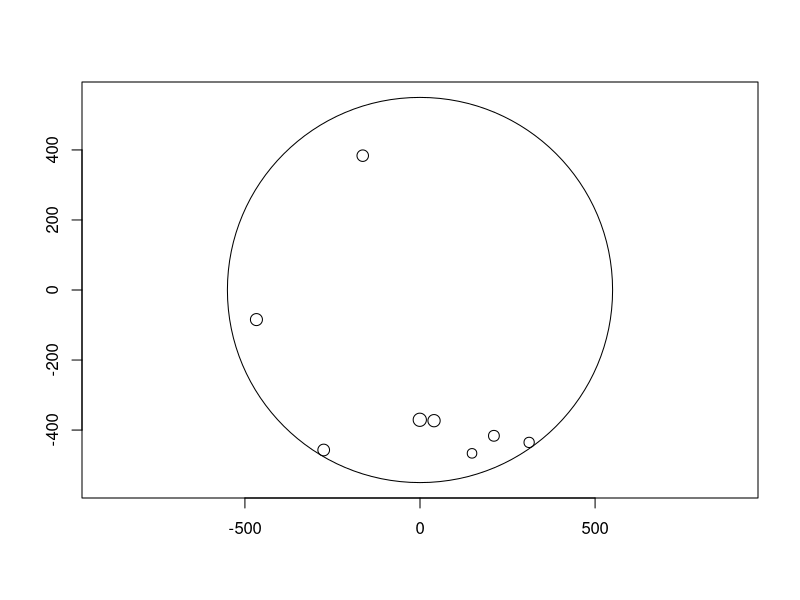
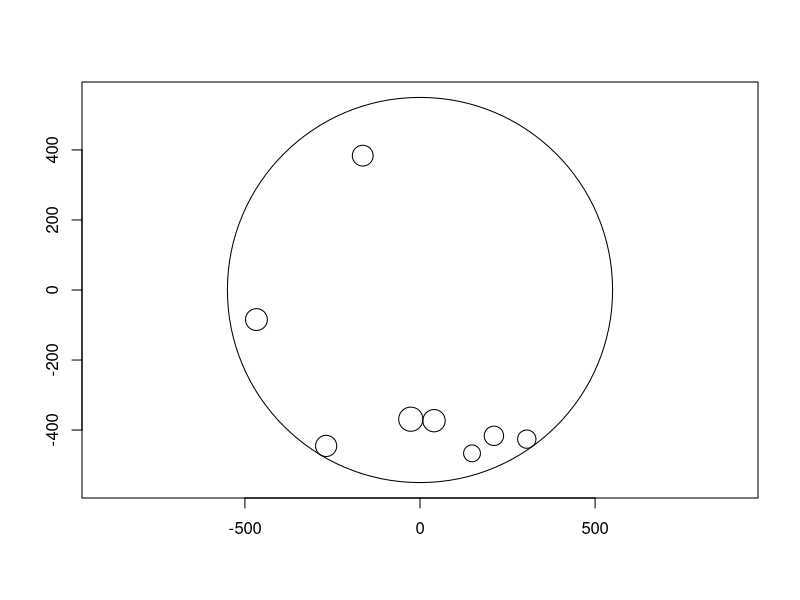
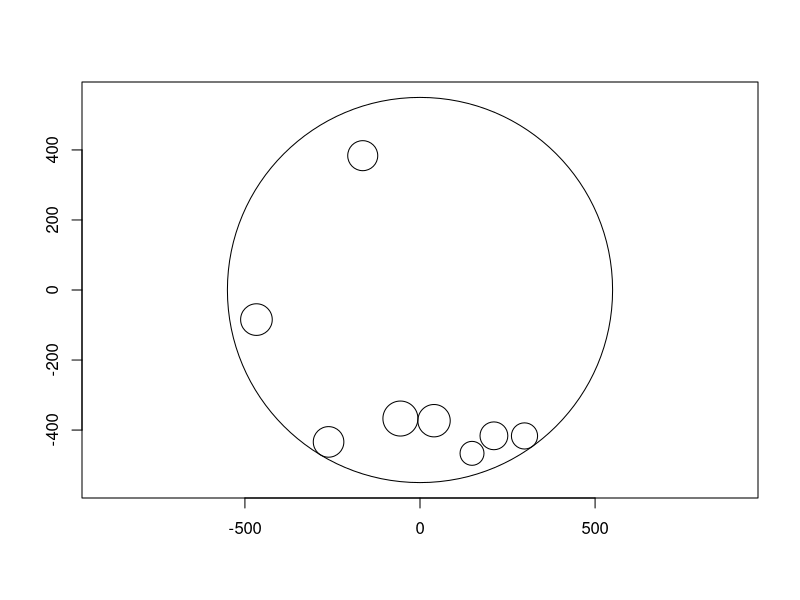
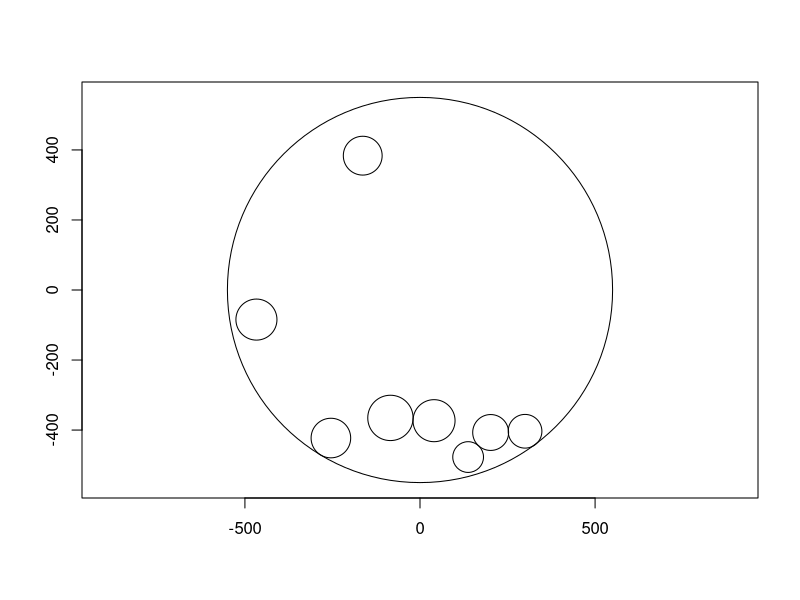
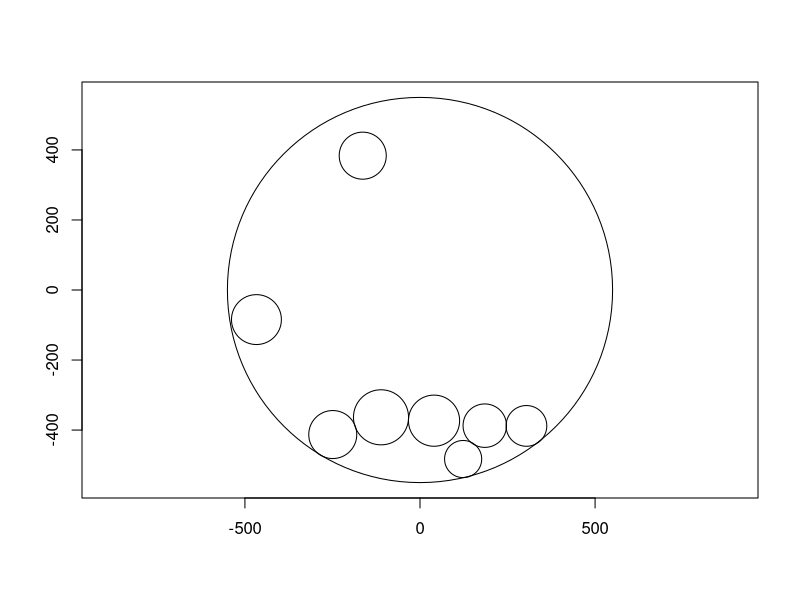
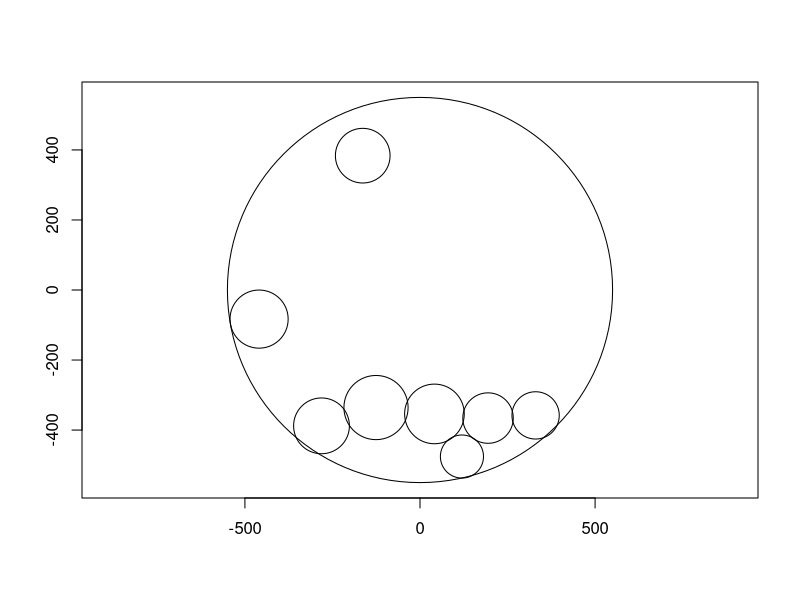
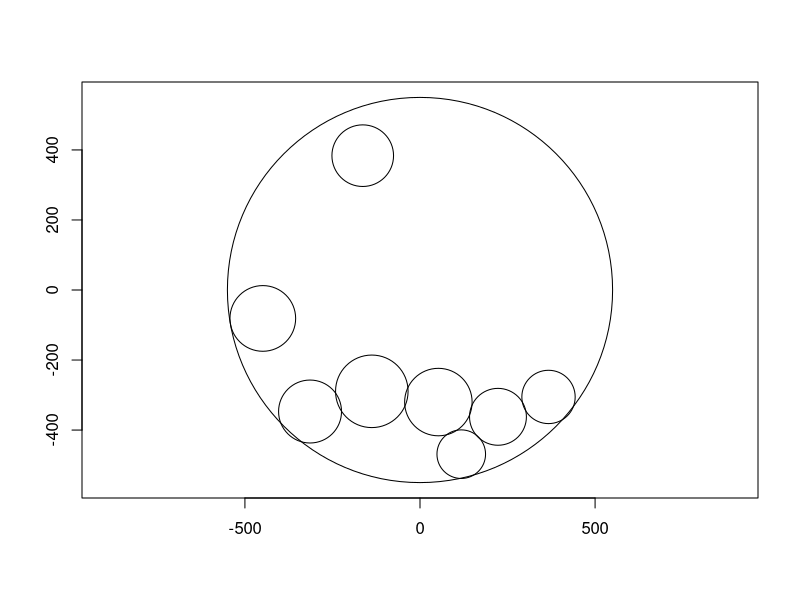
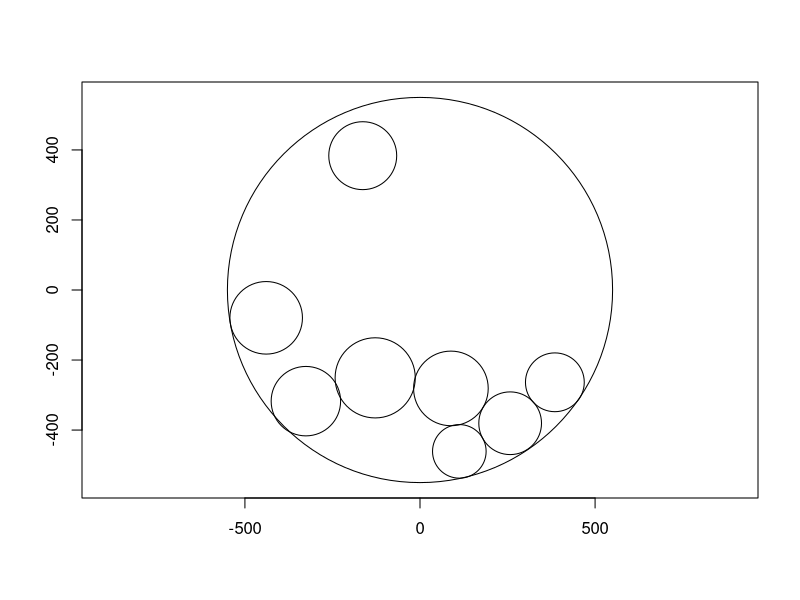

Reproduce these figures in R, in order. (Note: this script raises an error after producing the figures.)
# ============================================================================
# ORGANIC CIRCLE GROWTH SIMULATION
# ============================================================================
# Simulates the organic growth and spatial arrangement of circles within
# a boundary circle. Implements physics-based collision detection and
# growth inhibition to create realistic, balanced packing patterns.
# ============================================================================

library(writexl)    # write_xlsx() - Export circle data to Excel format
library(readxl)     # read_excel() - Read existing circle data from Excel files

# --- Constants ---
big_circle_radius <- 550      # Boundary circle radius
n_small_circles <- 8          # Number of circles to simulate
growth_factor <- 1            # Base growth factor (overridden in loop)
max_coverage <- 0.68          # Max fill % before growth stops
max_ratio <- 1.6              # Max size ratio (largest/smallest)

# --- Helper Functions ---

# Generate random seed points uniformly distributed within a circle
generate_random_points <- function(n, big_radius) {
  points <- matrix(0, ncol = 2, nrow = n)
  for (i in 1:n) {
    angle <- runif(1, 0, 2*pi)
    radius <- sqrt(runif(1, 0, big_radius^2))
    points[i,] <- c(radius*cos(angle), radius*sin(angle))
  }
  return(points)
}

# Check if two circles overlap
do_circles_overlap <- function(x1, y1, r1, x2, y2, r2) {
  return(sqrt((x1-x2)^2 + (y1-y2)^2) < (r1 + r2))
}

compute_force <- function(x, y, radii, idx, big_circle_radius) {
  force_x <- 0
  force_y <- 0

  # Forces from overlapping circles
  for (i in 1:length(radii)) {
    if (i != idx) {
      if (do_circles_overlap(x[idx], y[idx], radii[idx], x[i], y[i], radii[i])) {
        # Compute repulsion vector from circle i to circle idx
        dx <- x[idx] - x[i]
        dy <- y[idx] - y[i]
        mag <- sqrt(dx^2 + dy^2)
        dx <- dx / mag
        dy <- dy / mag

        # Calculate overlap magnitude
        overlap <- radii[idx] + radii[i] - mag

        force_x <- force_x + overlap * dx
        force_y <- force_y + overlap * dy
      }
    }
  }

  # Force from boundary circle constraint
  distance_to_center <- sqrt(x[idx]^2 + y[idx]^2)

  if ((distance_to_center + radii[idx]) > big_circle_radius) {
    overlap_with_big_circle <- (distance_to_center + radii[idx]) - big_circle_radius

    # Unit direction vector pointing toward center
    dx_center <- -x[idx] / distance_to_center
    dy_center <- -y[idx] / distance_to_center

    force_x <- force_x + overlap_with_big_circle * dx_center
    force_y <- force_y + overlap_with_big_circle * dy_center
  }

  return(c(force_x, force_y))
}

plot_circles <- function(x, y, radii, big_circle_radius) {
  # Create plot with equal aspect ratio
  plot(NA, xlim = c(-big_circle_radius, big_circle_radius),
       ylim = c(-big_circle_radius, big_circle_radius),
       xlab = "", ylab = "", asp = 1)

  # Draw the boundary circle
  symbols(0, 0, circles = big_circle_radius, add = TRUE, inches = FALSE)

  # Draw all small circles
  symbols(x, y, circles = radii, add = TRUE, inches = FALSE)
}

# Normalize vector to [0, 1] range
normalize <- function(x) {
  return ((x - min(x)) / (max(x) - min(x)))
}

# Normalize vector to [0, max(x)] range
normalize1 <- function(x) {
  return (x / max(x))
}

# Sigmoid function for growth capping
# Prevents largest circles from dominating
sigmoid <- function(x_all, x, c = max_ratio, k = 0.5) {
  r <- x / min(x_all)
  sigmoid_value <- 1 / (1 + exp(-k * (r - c)))
  return(sigmoid_value)
}

# Save circle configuration to Excel file
# Appends to existing file or creates new one
write_circles <- function(big_ID = 1,
                          n_small_circlesf = n_small_circles,
                          xf = x,
                          yf = y,
                          radiif = radii,
                          big_circle_radiusf = big_circle_radius) {
  df_circles <- data.frame(
    bigCircle_id = big_ID,
    CircleID = 1:n_small_circlesf,
    x = xf,
    y = yf,
    Radius = radiif,
    big_circle_radius = big_circle_radiusf
  )

  if (file.exists("circles.xlsx")) {
    circles_xls <- read_excel("circles.xlsx")
    big_ID <- circles_xls[nrow(circles_xls), 1] + 1
    df_circles <- data.frame(
      bigCircle_id = big_ID,
      CircleID = 1:n_small_circlesf,
      x = xf,
      y = yf,
      Radius = radiif,
      big_circle_radius = big_circle_radiusf
    )
    df_circles <- rbind(circles_xls, df_circles)
  }

  write_xlsx(df_circles, "circles.xlsx")
}


# --- Main Simulation Loop ---
seeds <- generate_random_points(n_small_circles, big_circle_radius)
x <- seeds[,1]
y <- seeds[,2]
radii <- rep(3, n_small_circles)  # Initialize all circles with radius 3

for (step in steps <- 1:300) {
  # --- Growth Phase ---
  inhibition <- 0
  g_value <- numeric()
  inhibition_all <- numeric()

  # Calculate inhibitory effect from all other circles on each circle
  for (i in 1:n_small_circles) {
    for (j in 1:n_small_circles) {
      if (i != j) {
        distance <- sqrt((x[i] - x[j])^2 + (y[i] - y[j])^2)
        # Inhibition: larger and closer circles exert stronger inhibition
        inhibition <- inhibition + (radii[j] / (distance + 1))
      }
    }
    inhibition_all[i] <- inhibition
  }

  normalized_inhibition <- normalize1(inhibition_all)

  # Calculate maturation (current coverage as % of boundary circle)
  current_combined_area <- sum(pi * radii^2)
  maturation <- current_combined_area / (big_circle_radius^2 * pi)
  sign_g <- (max_coverage - maturation)
  print(maturation)

  # Calculate growth cap: prevents size ratio from exceeding max_ratio
  growthcap <- numeric()
  growth_factor <- 10

  for (i in 1:n_small_circles) {
    growthcap[i] <- sigmoid(radii, radii[i], growth_factor, .05)
  }

  print(growthcap)

  # Calculate growth increment for each circle
  q <- 1 / growthcap
  q <- q - normalized_inhibition
  q <- q * sign_g

  radii <- radii + q

  # --- Movement Phase ---
  # Update positions based on collision forces
  for (i in 1:n_small_circles) {
    force <- compute_force(x, y, radii, i, big_circle_radius)
    x[i] <- x[i] + force[1]
    y[i] <- y[i] + force[2]
  }

  # Plot every 10 steps for visualization
  if (step %% 10 == 0) {
    plot_circles(x, y, radii, big_circle_radius)
  }
}

sx <- as.integer(x)
sy <- as.integer(y)
sradii <- as.integer(radii)

plot_circles(x, y, radii, big_circle_radius)

write_circles()
